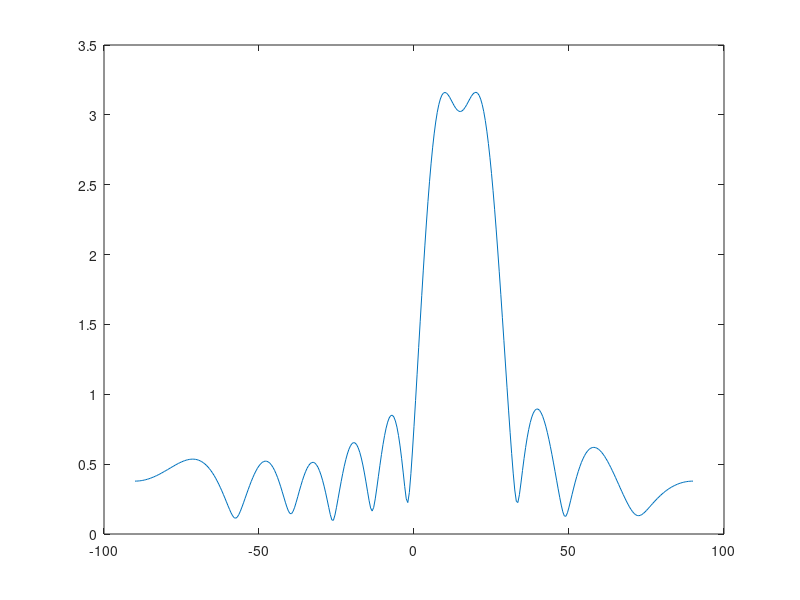
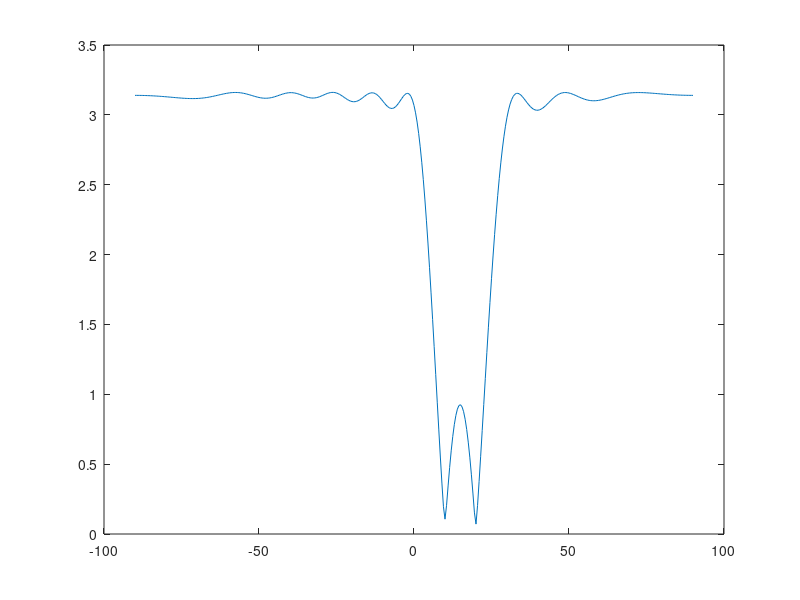
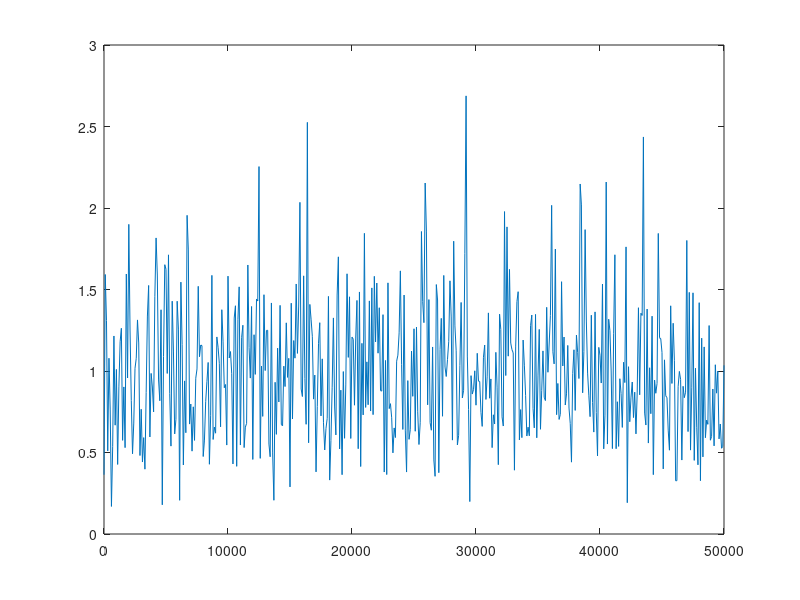
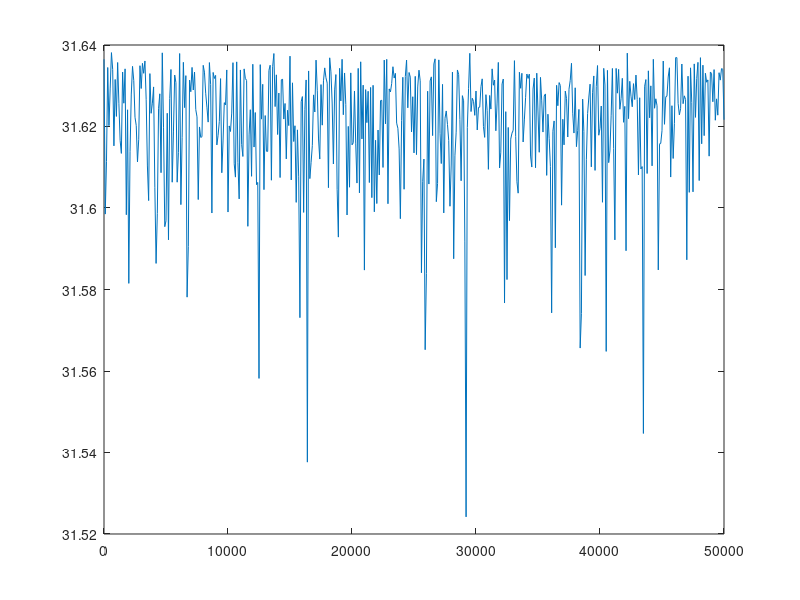

MATLAB code for these plots, in order:
%% Part B %%%%%%%%%%%%%%%%%%%%%%%%%%%%%%%%%%%%%%%%%%%%%%%%%%%%%%%%%%%%%%%%%
%% Question 1%%
k = 2*pi*150e6/3e8;
n = [0;1;2;3;4;5;6;7;8;9];
t = 0:10e-6:10e-3;
A = @(theta1, theta2) [exp(-1j*k*n*sin(theta1*pi/180)),exp(-1j*k*n*sin(theta2*pi/180))];
s = @(f1,f2) [exp(2j*pi*f1*t) ; exp(2j*pi*f2*t)];
x = A(10,20)*s(20000,10000);
xNoisy = x + wgn(10,1001,1,'linear');

%% Question 2 %%
[U,G,Vtranspos] = svd(xNoisy);
A1 = @(theta)exp(-1j*k*n*sin(theta*pi/180));
Unull = U(:,3:10);
Usig = U(:,1:2);
theta = -90:0.5:90;
f1 = vecnorm(((A1(theta)'*Usig)).');  
plot(theta,f1);
figure

%% Question 3 %%
f2 = vecnorm(((A1(theta)'*Unull)).');
plot(theta,f2);
figure

%% Question 4 %%
f = 0:100:50000;
s1 = exp(2j*pi*f.'*t);
Vnull = Vtranspos(3:1001,:);
Vsig = Vtranspos(1:2,:);
f3 = vecnorm((s1*(Vsig.')).'); 
plot(f,f3);
figure

%% Question 5 %%
f4 =  vecnorm((s1*(Vnull.')).');
plot(f,f4);
%%
